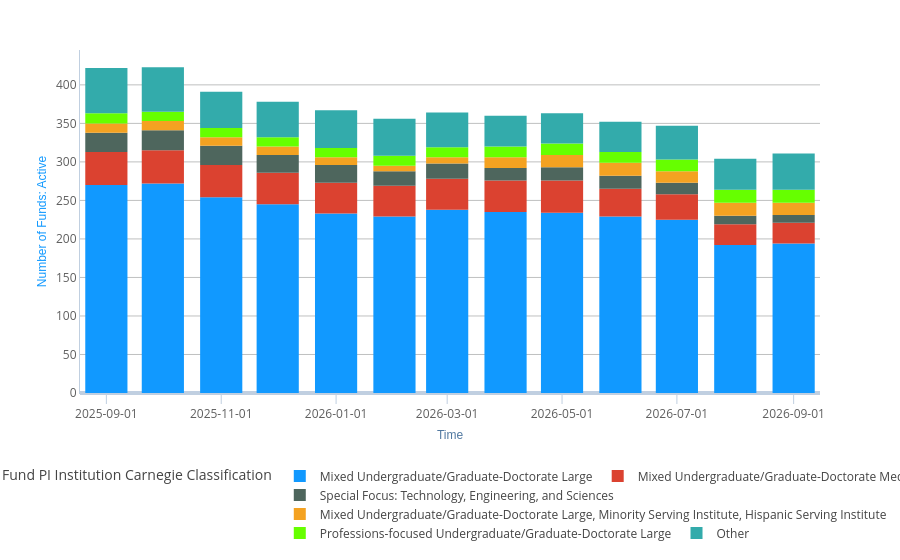

The code cell stored with this chart in its notebook:
### Code cell
# 2. Grab the top N. Then, sum the remainder and add that as another dataframe column.
# remember, head() sorts the rows!
# top_10 = df.head(10)

# the good news is, this data comes to you sorted from the dw (first dimension value is the dominant one)
# get the first n columns with 'iloc' (n out of 29)
select_top_n=5
top_n = df.iloc[:, :select_top_n]

# Now for the "Other" category: pick up "bottom": iloc n+1 to end
bottom = df.iloc[:, select_top_n:]
display(bottom)
bottom.shape

# we put the remainder column in our top n df:
top_n["Other"]=bottom.sum(axis="columns")
display(top_n)
top_n.shape

# and plot that top N:
plot = px.bar(top_n, labels={'value': metric_name})
plot.show()

### Figure 1 — Plotly figure (JSON) as saved in the notebook; plotly's stock layout.template omitted (floating-point values rounded to 4 significant figures)
{"data": [{"hovertemplate": "Fund PI Institution Carnegie Classification=Mixed Undergraduate/Graduate-Doctorate Large<br>Time=%{x}<br>Number of Funds: Active=%{y}<extra></extra>", "legendgroup": "Mixed Undergraduate/Graduate-Doctorate Large", "marker": {"color": "#1199FF", "pattern": {"shape": ""}}, "name": "Mixed Undergraduate/Graduate-Doctorate Large", "orientation": "v", "showlegend": true, "textposition": "auto", "type": "bar", "x": ["2025-09-01T00:00:00.000000000", "2025-10-01T00:00:00.000000000", "2025-11-01T00:00:00.000000000", "2025-12-01T00:00:00.000000000", "2026-01-01T00:00:00.000000000", "2026-02-01T00:00:00.000000000", "2026-03-01T00:00:00.000000000", "2026-04-01T00:00:00.000000000", "2026-05-01T00:00:00.000000000", "2026-06-01T00:00:00.000000000", "2026-07-01T00:00:00.000000000", "2026-08-01T00:00:00.000000000", "2026-09-01T00:00:00.000000000"], "xaxis": "x", "y": [270.0, 272.0, 254.0, 245.0, 233.0, 229.0, 238.0, 235.0, 234.0, 229.0, 225.0, 192.0, 194.0], "yaxis": "y"}, {"hovertemplate": "Fund PI Institution Carnegie Classification=Mixed Undergraduate/Graduate-Doctorate Medium<br>Time=%{x}<br>Number of Funds: Active=%{y}<extra></extra>", "legendgroup": "Mixed Undergraduate/Graduate-Doctorate Medium", "marker": {"color": "#DB4230", "pattern": {"shape": ""}}, "name": "Mixed Undergraduate/Graduate-Doctorate Medium", "orientation": "v", "showlegend": true, "textposition": "auto", "type": "bar", "x": ["2025-09-01T00:00:00.000000000", "2025-10-01T00:00:00.000000000", "2025-11-01T00:00:00.000000000", "2025-12-01T00:00:00.000000000", "2026-01-01T00:00:00.000000000", "2026-02-01T00:00:00.000000000", "2026-03-01T00:00:00.000000000", "2026-04-01T00:00:00.000000000", "2026-05-01T00:00:00.000000000", "2026-06-01T00:00:00.000000000", "2026-07-01T00:00:00.000000000", "2026-08-01T00:00:00.000000000", "2026-09-01T00:00:00.000000000"], "xaxis": "x", "y": [43.0, 43.0, 42.0, 41.0, 40.0, 40.0, 40.0, 41.0, 42.0, 36.0, 33.0, 27.0, 27.0], "yaxis": "y"}, {"hovertemplate": "Fund PI Institution Carnegie Classification=Special Focus: Technology, Engineering, and Sciences<br>Time=%{x}<br>Number of Funds: Active=%{y}<extra></extra>", "legendgroup": "Special Focus: Technology, Engineering, and Sciences", "marker": {"color": "#4E665D", "pattern": {"shape": ""}}, "name": "Special Focus: Technology, Engineering, and Sciences", "orientation": "v", "showlegend": true, "textposition": "auto", "type": "bar", "x": ["2025-09-01T00:00:00.000000000", "2025-10-01T00:00:00.000000000", "2025-11-01T00:00:00.000000000", "2025-12-01T00:00:00.000000000", "2026-01-01T00:00:00.000000000", "2026-02-01T00:00:00.000000000", "2026-03-01T00:00:00.000000000", "2026-04-01T00:00:00.000000000", "2026-05-01T00:00:00.000000000", "2026-06-01T00:00:00.000000000", "2026-07-01T00:00:00.000000000", "2026-08-01T00:00:00.000000000", "2026-09-01T00:00:00.000000000"], "xaxis": "x", "y": [25.0, 26.0, 25.0, 23.0, 23.0, 19.0, 20.0, 16.0, 17.0, 17.0, 15.0, 11.0, 10.0], "yaxis": "y"}, {"hovertemplate": "Fund PI Institution Carnegie Classification=Mixed Undergraduate/Graduate-Doctorate Large, Minority Serving Institute, Hispanic Serving Institute<br>Time=%{x}<br>Number of Funds: Active=%{y}<extra></extra>", "legendgroup": "Mixed Undergraduate/Graduate-Doctorate Large, Minority Serving Institute, Hispanic Serving Institute", "marker": {"color": "#F4A221", "pattern": {"shape": ""}}, "name": "Mixed Undergraduate/Graduate-Doctorate Large, Minority Serving Institute, Hispanic Serving Institute", "orientation": "v", "showlegend": true, "textposition": "auto", "type": "bar", "x": ["2025-09-01T00:00:00.000000000", "2025-10-01T00:00:00.000000000", "2025-11-01T00:00:00.000000000", "2025-12-01T00:00:00.000000000", "2026-01-01T00:00:00.000000000", "2026-02-01T00:00:00.000000000", "2026-03-01T00:00:00.000000000", "2026-04-01T00:00:00.000000000", "2026-05-01T00:00:00.000000000", "2026-06-01T00:00:00.000000000", "2026-07-01T00:00:00.000000000", "2026-08-01T00:00:00.000000000", "2026-09-01T00:00:00.000000000"], "xaxis": "x", "y": [12.0, 12.0, 11.0, 11.0, 10.0, 7.0, 8.0, 14.0, 16.0, 17.0, 15.0, 17.0, 16.0], "yaxis": "y"}, {"hovertemplate": "Fund PI Institution Carnegie Classification=Professions-focused Undergraduate/Graduate-Doctorate Large<br>Time=%{x}<br>Number of Funds: Active=%{y}<extra></extra>", "legendgroup": "Professions-focused Undergraduate/Graduate-Doctorate Large", "marker": {"color": "#66FF00", "pattern": {"shape": ""}}, "name": "Professions-focused Undergraduate/Graduate-Doctorate Large", "orientation": "v", "showlegend": true, "textposition": "auto", "type": "bar", "x": ["2025-09-01T00:00:00.000000000", "2025-10-01T00:00:00.000000000", "2025-11-01T00:00:00.000000000", "2025-12-01T00:00:00.000000000", "2026-01-01T00:00:00.000000000", "2026-02-01T00:00:00.000000000", "2026-03-01T00:00:00.000000000", "2026-04-01T00:00:00.000000000", "2026-05-01T00:00:00.000000000", "2026-06-01T00:00:00.000000000", "2026-07-01T00:00:00.000000000", "2026-08-01T00:00:00.000000000", "2026-09-01T00:00:00.000000000"], "xaxis": "x", "y": [13.0, 12.0, 12.0, 12.0, 12.0, 13.0, 13.0, 14.0, 15.0, 14.0, 15.0, 17.0, 17.0], "yaxis": "y"}, {"hovertemplate": "Fund PI Institution Carnegie Classification=Other<br>Time=%{x}<br>Number of Funds: Active=%{y}<extra></extra>", "legendgroup": "Other", "marker": {"color": "#33ABAB", "pattern": {"shape": ""}}, "name": "Other", "orientation": "v", "showlegend": true, "textposition": "auto", "type": "bar", "x": ["2025-09-01T00:00:00.000000000", "2025-10-01T00:00:00.000000000", "2025-11-01T00:00:00.000000000", "2025-12-01T00:00:00.000000000", "2026-01-01T00:00:00.000000000", "2026-02-01T00:00:00.000000000", "2026-03-01T00:00:00.000000000", "2026-04-01T00:00:00.000000000", "2026-05-01T00:00:00.000000000", "2026-06-01T00:00:00.000000000", "2026-07-01T00:00:00.000000000", "2026-08-01T00:00:00.000000000", "2026-09-01T00:00:00.000000000"], "xaxis": "x", "y": [59.0, 58.0, 47.0, 46.0, 49.0, 48.0, 45.0, 40.0, 39.0, 39.0, 44.0, 40.0, 47.0], "yaxis": "y"}], "layout": {"barmode": "relative", "legend": {"title": {"text": "Fund PI Institution Carnegie Classification"}, "tracegroupgap": 0}, "xaxis": {"anchor": "y", "domain": [0, 1], "title": {"text": "Time"}}, "yaxis": {"anchor": "x", "domain": [0, 1], "title": {"text": "Number of Funds: Active"}}}}
